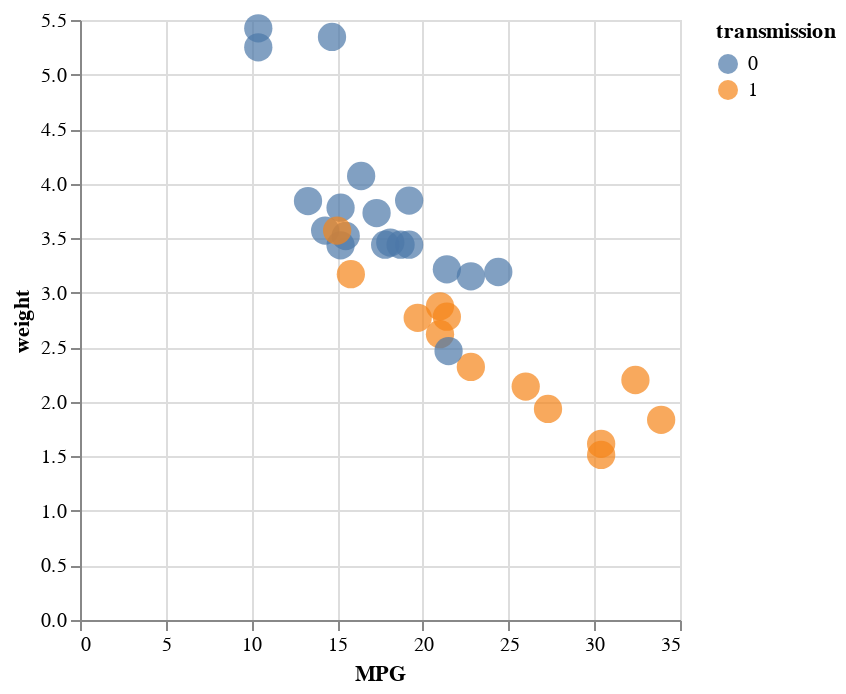

The code cell stored with this chart in its notebook:
### Markdown cell above
Let's say we're working with a black and white printer so color isn't the best encoding. Modify the chart definition to use shape instead of color (you might want to sneak a peak at the different encoding channels you have access to on [Altair site](https://altair-viz.github.io/user_guide/encoding.html). Try to make the default size a bit larger so the points are easier to see.

### Code cell
#In-class practice - change size?
alt.Chart(mtcars).mark_point(filled=True, size = 200).encode(
    alt.X("MPG:Q"),
    alt.Y("weight:Q"),
    alt.Color("transmission:N"),
)

### Figure 1 — Vega-Lite specification as saved in the notebook (floating-point values rounded to 4 significant figures)
{"config": {"view": {"continuousWidth": 300, "continuousHeight": 300}}, "data": {"name": "data-a4c85d0c7c83a07683be57f0abc670da"}, "mark": {"type": "point", "filled": true, "size": 200}, "encoding": {"color": {"field": "transmission", "type": "nominal"}, "x": {"field": "MPG", "type": "quantitative"}, "y": {"field": "weight", "type": "quantitative"}}, "$schema": "https://vega.github.io/schema/vega-lite/v5.20.1.json", "datasets": {"data-a4c85d0c7c83a07683be57f0abc670da": [{"model": "Mazda RX4", "MPG": 21.0, "cylinders": 6, "displacement": 160.0, "HP": 110, "rear_axle_ratio": 3.9, "weight": 2.62, "qsec": 16.46, "vs": 0, "transmission": 1, "gears": 4, "carb": 4}, {"model": "Mazda RX4 Wag", "MPG": 21.0, "cylinders": 6, "displacement": 160.0, "HP": 110, "rear_axle_ratio": 3.9, "weight": 2.875, "qsec": 17.02, "vs": 0, "transmission": 1, "gears": 4, "carb": 4}, {"model": "Datsun 710", "MPG": 22.8, "cylinders": 4, "displacement": 108.0, "HP": 93, "rear_axle_ratio": 3.85, "weight": 2.32, "qsec": 18.61, "vs": 1, "transmission": 1, "gears": 4, "carb": 1}, {"model": "Hornet 4 Drive", "MPG": 21.4, "cylinders": 6, "displacement": 258.0, "HP": 110, "rear_axle_ratio": 3.08, "weight": 3.215, "qsec": 19.44, "vs": 1, "transmission": 0, "gears": 3, "carb": 1}, {"model": "Hornet Sportabout", "MPG": 18.7, "cylinders": 8, "displacement": 360.0, "HP": 175, "rear_axle_ratio": 3.15, "weight": 3.44, "qsec": 17.02, "vs": 0, "transmission": 0, "gears": 3, "carb": 2}, {"model": "Valiant", "MPG": 18.1, "cylinders": 6, "displacement": 225.0, "HP": 105, "rear_axle_ratio": 2.76, "weight": 3.46, "qsec": 20.22, "vs": 1, "transmission": 0, "gears": 3, "carb": 1}, {"model": "Duster 360", "MPG": 14.3, "cylinders": 8, "displacement": 360.0, "HP": 245, "rear_axle_ratio": 3.21, "weight": 3.57, "qsec": 15.84, "vs": 0, "transmission": 0, "gears": 3, "carb": 4}, {"model": "Merc 240D", "MPG": 24.4, "cylinders": 4, "displacement": 146.7, "HP": 62, "rear_axle_ratio": 3.69, "weight": 3.19, "qsec": 20.0, "vs": 1, "transmission": 0, "gears": 4, "carb": 2}, {"model": "Merc 230", "MPG": 22.8, "cylinders": 4, "displacement": 140.8, "HP": 95, "rear_axle_ratio": 3.92, "weight": 3.15, "qsec": 22.9, "vs": 1, "transmission": 0, "gears": 4, "carb": 2}, {"model": "Merc 280", "MPG": 19.2, "cylinders": 6, "displacement": 167.6, "HP": 123, "rear_axle_ratio": 3.92, "weight": 3.44, "qsec": 18.3, "vs": 1, "transmission": 0, "gears": 4, "carb": 4}, {"model": "Merc 280C", "MPG": 17.8, "cylinders": 6, "displacement": 167.6, "HP": 123, "rear_axle_ratio": 3.92, "weight": 3.44, "qsec": 18.9, "vs": 1, "transmission": 0, "gears": 4, "carb": 4}, {"model": "Merc 450SE", "MPG": 16.4, "cylinders": 8, "displacement": 275.8, "HP": 180, "rear_axle_ratio": 3.07, "weight": 4.07, "qsec": 17.4, "vs": 0, "transmission": 0, "gears": 3, "carb": 3}, {"model": "Merc 450SL", "MPG": 17.3, "cylinders": 8, "displacement": 275.8, "HP": 180, "rear_axle_ratio": 3.07, "weight": 3.73, "qsec": 17.6, "vs": 0, "transmission": 0, "gears": 3, "carb": 3}, {"model": "Merc 450SLC", "MPG": 15.2, "cylinders": 8, "displacement": 275.8, "HP": 180, "rear_axle_ratio": 3.07, "weight": 3.78, "qsec": 18.0, "vs": 0, "transmission": 0, "gears": 3, "carb": 3}, {"model": "Cadillac Fleetwood", "MPG": 10.4, "cylinders": 8, "displacement": 472.0, "HP": 205, "rear_axle_ratio": 2.93, "weight": 5.25, "qsec": 17.98, "vs": 0, "transmission": 0, "gears": 3, "carb": 4}, {"model": "Lincoln Continental", "MPG": 10.4, "cylinders": 8, "displacement": 460.0, "HP": 215, "rear_axle_ratio": 3.0, "weight": 5.424, "qsec": 17.82, "vs": 0, "transmission": 0, "gears": 3, "carb": 4}, {"model": "Chrysler Imperial", "MPG": 14.7, "cylinders": 8, "displacement": 440.0, "HP": 230, "rear_axle_ratio": 3.23, "weight": 5.345, "qsec": 17.42, "vs": 0, "transmission": 0, "gears": 3, "carb": 4}, {"model": "Fiat 128", "MPG": 32.4, "cylinders": 4, "displacement": 78.7, "HP": 66, "rear_axle_ratio": 4.08, "weight": 2.2, "qsec": 19.47, "vs": 1, "transmission": 1, "gears": 4, "carb": 1}, {"model": "Honda Civic", "MPG": 30.4, "cylinders": 4, "displacement": 75.7, "HP": 52, "rear_axle_ratio": 4.93, "weight": 1.615, "qsec": 18.52, "vs": 1, "transmission": 1, "gears": 4, "carb": 2}, {"model": "Toyota Corolla", "MPG": 33.9, "cylinders": 4, "displacement": 71.1, "HP": 65, "rear_axle_ratio": 4.22, "weight": 1.835, "qsec": 19.9, "vs": 1, "transmission": 1, "gears": 4, "carb": 1}, {"model": "Toyota Corona", "MPG": 21.5, "cylinders": 4, "displacement": 120.1, "HP": 97, "rear_axle_ratio": 3.7, "weight": 2.465, "qsec": 20.01, "vs": 1, "transmission": 0, "gears": 3, "carb": 1}, {"model": "Dodge Challenger", "MPG": 15.5, "cylinders": 8, "displacement": 318.0, "HP": 150, "rear_axle_ratio": 2.76, "weight": 3.52, "qsec": 16.87, "vs": 0, "transmission": 0, "gears": 3, "carb": 2}, {"model": "AMC Javelin", "MPG": 15.2, "cylinders": 8, "displacement": 304.0, "HP": 150, "rear_axle_ratio": 3.15, "weight": 3.435, "qsec": 17.3, "vs": 0, "transmission": 0, "gears": 3, "carb": 2}, {"model": "Camaro Z28", "MPG": 13.3, "cylinders": 8, "displacement": 350.0, "HP": 245, "rear_axle_ratio": 3.73, "weight": 3.84, "qsec": 15.41, "vs": 0, "transmission": 0, "gears": 3, "carb": 4}, {"model": "Pontiac Firebird", "MPG": 19.2, "cylinders": 8, "displacement": 400.0, "HP": 175, "rear_axle_ratio": 3.08, "weight": 3.845, "qsec": 17.05, "vs": 0, "transmission": 0, "gears": 3, "carb": 2}, {"model": "Fiat X1-9", "MPG": 27.3, "cylinders": 4, "displacement": 79.0, "HP": 66, "rear_axle_ratio": 4.08, "weight": 1.935, "qsec": 18.9, "vs": 1, "transmission": 1, "gears": 4, "carb": 1}, {"model": "Porsche 914-2", "MPG": 26.0, "cylinders": 4, "displacement": 120.3, "HP": 91, "rear_axle_ratio": 4.43, "weight": 2.14, "qsec": 16.7, "vs": 0, "transmission": 1, "gears": 5, "carb": 2}, {"model": "Lotus Europa", "MPG": 30.4, "cylinders": 4, "displacement": 95.1, "HP": 113, "rear_axle_ratio": 3.77, "weight": 1.513, "qsec": 16.9, "vs": 1, "transmission": 1, "gears": 5, "carb": 2}, {"model": "Ford Pantera L", "MPG": 15.8, "cylinders": 8, "displacement": 351.0, "HP": 264, "rear_axle_ratio": 4.22, "weight": 3.17, "qsec": 14.5, "vs": 0, "transmission": 1, "gears": 5, "carb": 4}, {"model": "Ferrari Dino", "MPG": 19.7, "cylinders": 6, "displacement": 145.0, "HP": 175, "rear_axle_ratio": 3.62, "weight": 2.77, "qsec": 15.5, "vs": 0, "transmission": 1, "gears": 5, "carb": 6}, {"model": "Maserati Bora", "MPG": 15.0, "cylinders": 8, "displacement": 301.0, "HP": 335, "rear_axle_ratio": 3.54, "weight": 3.57, "qsec": 14.6, "vs": 0, "transmission": 1, "gears": 5, "carb": 8}, {"model": "Volvo 142E", "MPG": 21.4, "cylinders": 4, "displacement": 121.0, "HP": 109, "rear_axle_ratio": 4.11, "weight": 2.78, "qsec": 18.6, "vs": 1, "transmission": 1, "gears": 4, "carb": 2}]}}
